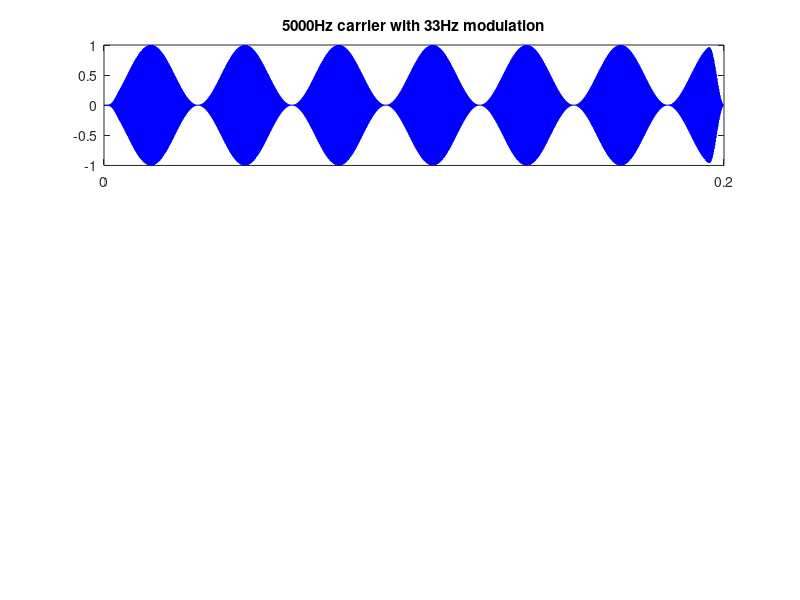

Write the MATLAB code that produced this figure. (Note: this script raises an error after producing the figure.)
%   Makes simple 100% depth SAM stimuli with 5ms cosine envelope
%% Preset fs and other parameters
clear all,close all;
fs = 97600;
ts = 1/fs;
leng = 0.2;
t = 0:ts:leng-ts;
f1 = 5000;
f2 = 33;

%%  Make 5ms length cosine envelopes
win = round(0.01/ts);   %   make both sides
win_freq = fs/win;
cos_win = cos(2*pi*win_freq*t(1:win))/2+0.5;
pad_ones = [];
pad_ones(1:length(t)-win)=1;
cos_env = [cos_win(floor(win/2)+1:win) pad_ones cos_win(1:floor(win/2))];

%% Run waveform
wave_car = sin(2*pi*f1*t);
wave_mod = abs(cos(2*pi*f2*t)-1)/2;
waveform = [];
for i=1:length(t)
    waveform(i) = wave_car(i)*wave_mod(i)*cos_env(i);
end

%Waveform plot
subplot (3,1,1);
plot(t,waveform,'LineWidth',1,'Color','b');
set(gcf,'Position',[300 100 600 600])
set(gca,'XLim',[0 leng])
set(gca,'XTick',0:leng:leng)
set(gca,'XTickLabel',{'0',num2str(leng)})
set(gca,'YLim',[-1 1])
ax = gca;
title([num2str(f1),'Hz carrier with ',num2str(f2),'Hz modulation']);
ax.XLabel.String = 'Time (s)';
ax.YLabel.String = 'Relative amplitude';

% mod shape plot
subplot (3,1,2);
plot(t,wave_mod,'LineWidth',1,'Color','k')
set(gca,'XLim',[0 leng])
set(gca,'XTick',0:leng:leng)
set(gca,'XTickLabel',{'0',num2str(leng)})
set(gca,'YLim',[0 1])
ax = gca;
title([num2str(f1),'Hz carrier with ',num2str(f2),'Hz modulation']);
ax.XLabel.String = 'Time (s)';
ax.YLabel.String = 'Modulation Depth';

%%  Plot FFT
Y = fft(waveform);
P2 = abs(Y/length(t));
P1 = P2(1:length(t)/2+1);
P1(2:end-1) = 2*P1(2:end-1);

ft = fs*(0:(length(t)/2))/length(t);
subplot (3,1,3);
plot(ft,P1) 
title('Single-Sided Amplitude Spectrum of X(t)')
xlabel('f (Hz)')
ylabel('|P1(f)|')
set(gca,'XLim',[0 20000])


%%  Audiowrite
audiowrite('NAM_stim.wav',waveform,fs);
